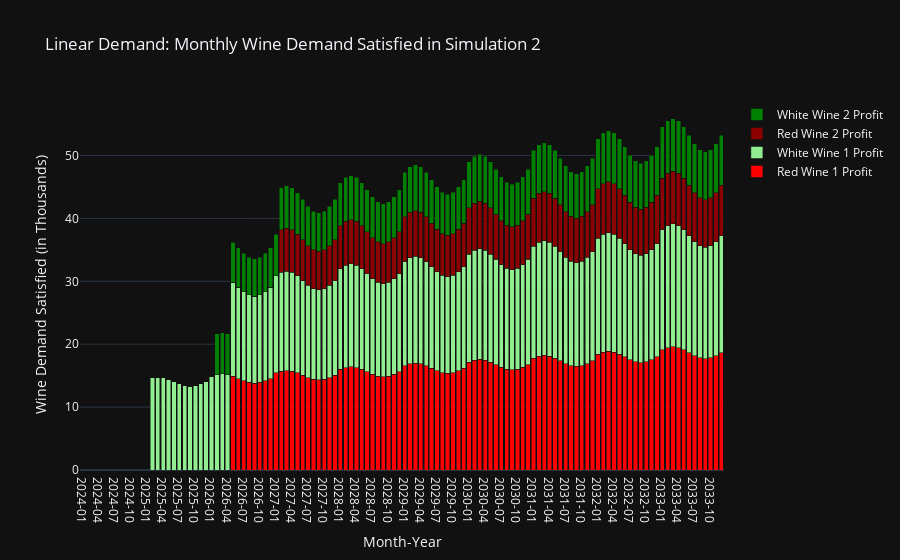

The notebook cell saved with this chart:
### Code cell
df = df2_sim2.copy()

# Aggregating the total demand for Red and White wine across all months for each country
red_columns_1 = [col for col in df.columns if 'Red_1' in col]
white_columns_1 = [col for col in df.columns if 'White_1' in col]
red_columns_2 = [col for col in df.columns if 'Red_2' in col]
white_columns_2 = [col for col in df.columns if 'White_2' in col]

# Summing up the demand for Red and White wine for each country
total_red_demand_1 = df[red_columns_1].sum().sum()
total_white_demand_1 = df[white_columns_1].sum().sum()
total_red_demand_2 = df[red_columns_2].sum().sum()
total_white_demand_2 = df[white_columns_2].sum().sum()

# Convert 'Month' to datetime for proper sorting and display
df['Month'] = pd.to_datetime(df['Month'])

# Aggregate monthly total demand for Red and White wine across all countries
df['Total_Red_Demand_1'] = df[red_columns_1].sum(axis=1)
df['Total_White_Demand_1'] = df[white_columns_1].sum(axis=1)
df['Total_Red_Demand_2'] = df[red_columns_2].sum(axis=1)
df['Total_White_Demand_2'] = df[white_columns_2].sum(axis=1)

df['Total_Wine_Demand'] = df['Total_Red_Demand_1'] + df['Total_White_Demand_1'] + df['Total_Red_Demand_2'] + df['Total_White_Demand_2']

# Extracting year-month for the x-axis
df['Year_Month'] = df['Month'].dt.strftime('%Y-%m')

# Creating separate traces for Red and White wine demand over time
fig = go.Figure()

# Red wine demand trace
fig.add_trace(go.Bar(
    x=df['Year_Month'],
    y=df['Total_Red_Demand_1']*1000,
    name="Red Wine 1 Profit",
    marker_color="red"
))

# White wine demand trace
fig.add_trace(go.Bar(
    x=df['Year_Month'],
    y=df['Total_White_Demand_1']*1000,
    name="White Wine 1 Profit",
    marker_color="lightgreen"
))

# Red wine demand trace
fig.add_trace(go.Bar(
    x=df['Year_Month'],
    y=df['Total_Red_Demand_2']*1000,
    name="Red Wine 2 Profit",
    marker_color="darkred"
))

# White wine demand trace
fig.add_trace(go.Bar(
    x=df['Year_Month'],
    y=df['Total_White_Demand_2']*1000,
    name="White Wine 2 Profit",
    marker_color="green"
))

fig.update_layout(
    title="Linear Demand: Monthly Wine Demand Satisfied in Simulation 2",
    xaxis_title="Month-Year",
    yaxis_title="Wine Demand Satisfied (in Thousands)",
    xaxis={'type': 'category'},  # Ensures that months are treated as distinct categories
    barmode='stack'  # Groups the bars for red and white wine side by side for each month
)
fig.update_layout(template='plotly_dark')

# This setup would allow for filtering by wine type by clicking on the legend items.
fig.show()
